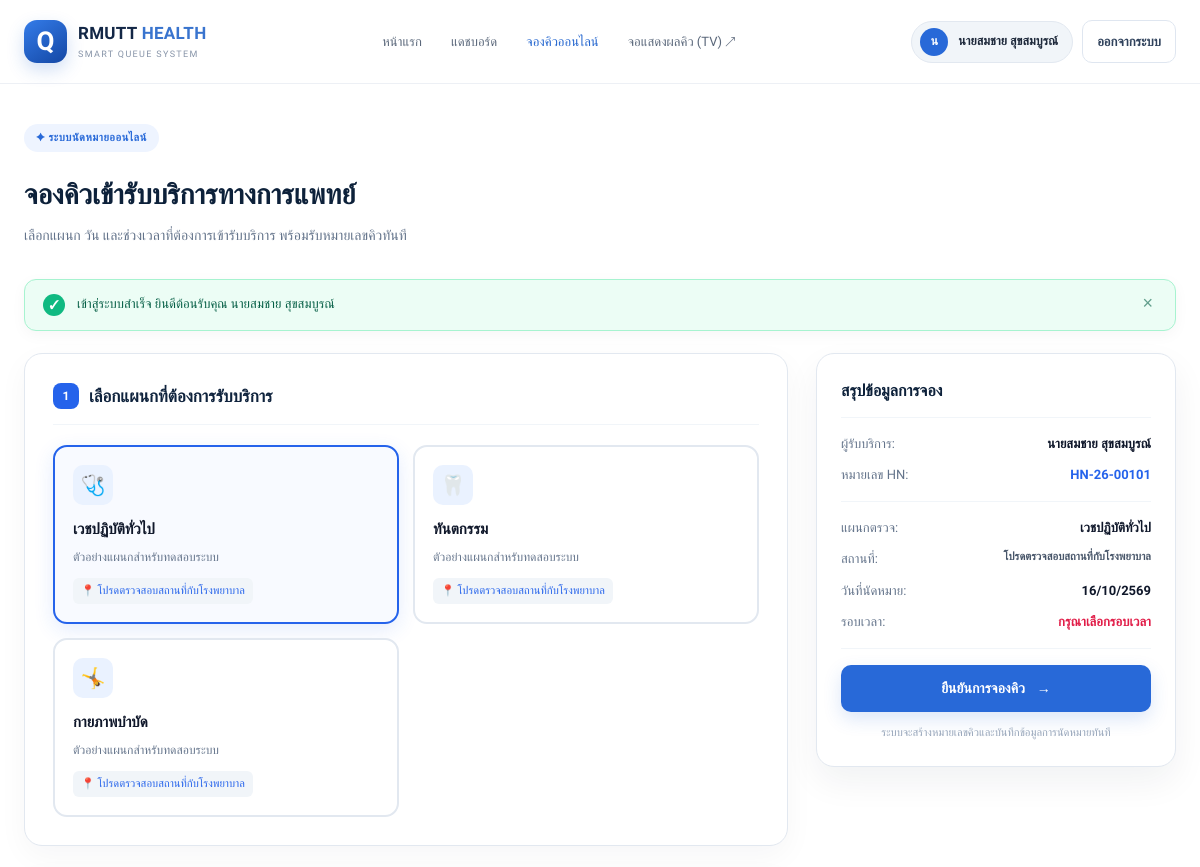
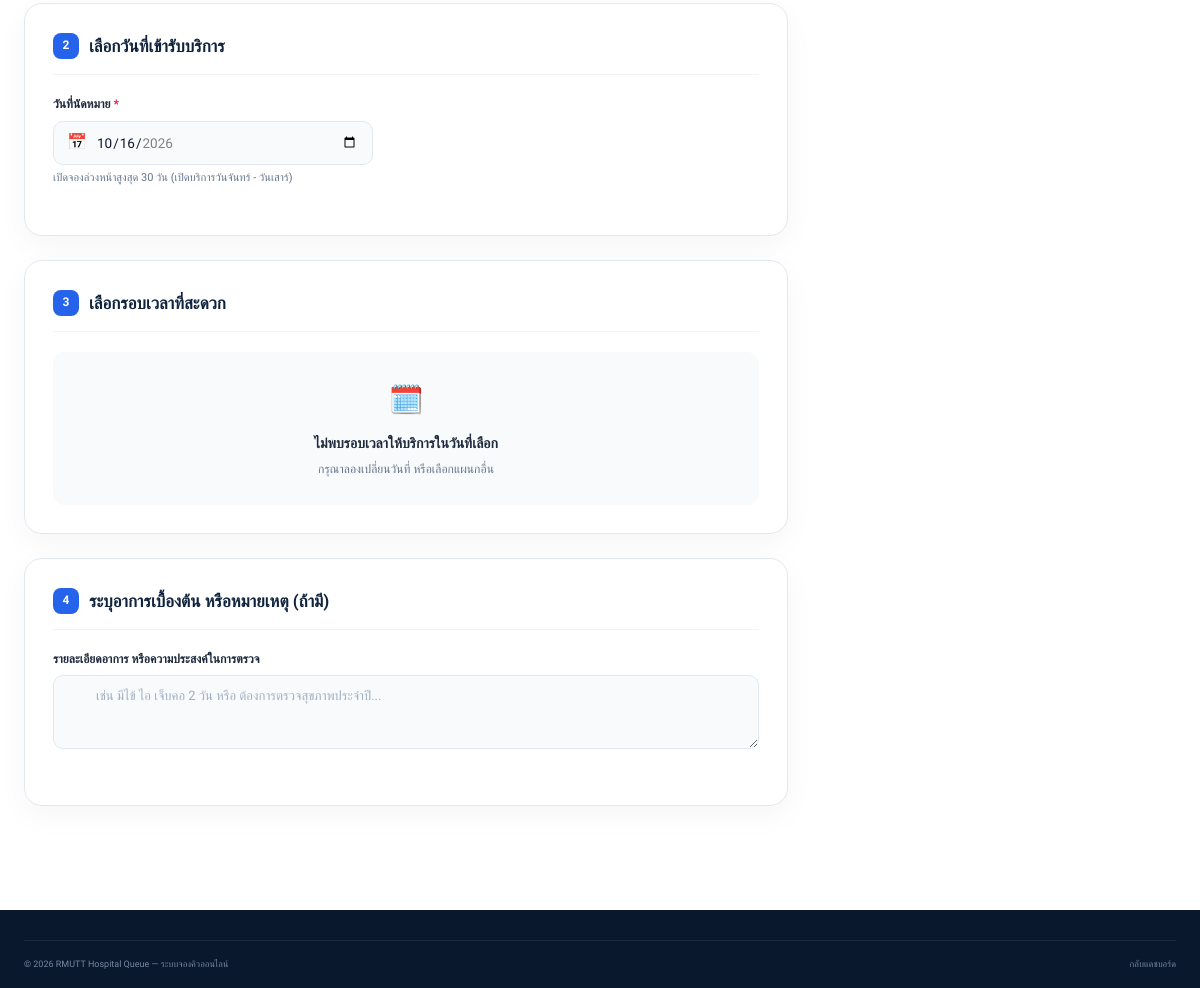
The app's page /book.php (signed in) with its own data (2 pictures, top to bottom).
### tables this page shows
CREATE TABLE IF NOT EXISTS departments (
  id BIGINT UNSIGNED AUTO_INCREMENT PRIMARY KEY,
  name VARCHAR(150) NOT NULL,
  description TEXT NULL,
  location_label VARCHAR(190) NULL,
  is_open_for_booking TINYINT(1) NOT NULL DEFAULT 1,
  created_at TIMESTAMP NOT NULL DEFAULT CURRENT_TIMESTAMP
);

### book.php (the view, shortened to what this page needs)
<?php
require_once __DIR__ . '/config/database.php';
require_once __DIR__ . '/includes/auth.php';
$user = current_user();
$selectedDate = trim($_GET['date'] ?? ($_POST['date'] ?? date('Y-m-d')));
$notes = trim($_POST['notes'] ?? '');
try {
    $departments = $pdo->query("
        SELECT id, name, description, location_label
        FROM departments
        WHERE is_open_for_booking = 1
        ORDER BY id ASC
    ")->fetchAll();
} catch (PDOException $e) {
    $departments = [];
}
?>
<!DOCTYPE html>
<html lang="th">
<head>
  <link rel="stylesheet" href="assets/css/style.css">
  <link rel="stylesheet" href="assets/css/auth.css">
  <link rel="stylesheet" href="assets/css/queue.css">
</head>
<body>
  <header class="site-header">
    <div class="container nav-wrap">
      <a class="brand" href="index.php">
        <div class="brand-mark"><span>Q</span></div>
        <div class="brand-copy">
          <strong>RMUTT <span>HEALTH</span></strong>
          <small>SMART QUEUE SYSTEM</small>
        </div>
      </a>
      <nav class="main-nav" id="mainNav">
        <a href="index.php">หน้าแรก</a>
        <a href="dashboard.php">แดชบอร์ด</a>
        <a class="active" href="book.php">จองคิวออนไลน์</a>
        <a href="queue_display.php" target="_blank">จอแสดงผลคิว (TV) ↗</a>
      </nav>
      <div class="nav-actions">
        <a href="dashboard.php" class="user-menu-pill">
          <span class="user-menu-avatar"><?= htmlspecialchars(mb_substr($user['full_name'], 0, 1, 'UTF-8')) ?></span>
          <span><?= htmlspecialchars($user['full_name']) ?></span>
        </a>
        <a href="logout.php" class="btn btn-ghost btn-small">ออกจากระบบ</a>
      </div>
    </div>
  </header>
  <main class="booking-container">
    <div class="container">
      <div class="booking-header">
        <span class="auth-card-badge">✦ ระบบนัดหมายออนไลน์</span>
        <h1>จองคิวเข้ารับบริการทางการแพทย์</h1>
        <p>เลือกแผนก วัน และช่วงเวลาที่ต้องการเข้ารับบริการ พร้อมรับหมายเลขคิวทันที</p>
      </div>
      <?= render_flash() ?>
      <form action="book.php" method="POST" id="bookingForm">
        <div class="booking-grid">
          <div class="booking-steps-col">
            <div class="booking-card">
              <h2 class="booking-card-title">
                <span class="step-badge">1</span>
                <span>เลือกแผนกที่ต้องการรับบริการ</span>
              </h2>
              <div class="dept-grid">
                <?php foreach ($departments as $dept): ?>
                  <label class="dept-card-label">
                    <div class="dept-card-inner">
                      <div class="dept-icon">
                        <?php
                          if (str_contains($dept['name'], 'ทันต')) echo '🦷';
                          elseif (str_contains($dept['name'], 'กายภาพ')) echo '🤸';
                          elseif (str_contains($dept['name'], 'ตา') || str_contains($dept['name'], 'จักษุ')) echo '👁️';
                          else echo '🩺';
                        ?>
                      </div>
                      <strong><?= htmlspecialchars($dept['name']) ?></strong>
                      <p><?= htmlspecialchars($dept['description'] ?? 'บริการตรวจและรักษา') ?></p>
                      <span class="dept-location">📍 <?= htmlspecialchars($dept['location_label'] ?? 'จุดตรวจบริการ') ?></span>
                    </div>
                  </label>
                <?php endforeach; ?>
              </div>
            </div>
            <div class="booking-card">
              <h2 class="booking-card-title">
                <span class="step-badge">2</span>
                <span>เลือกวันที่เข้ารับบริการ</span>
              </h2>
              <div class="form-group" style="max-width: 320px;">
                <label class="form-label" for="bookingDate">วันที่นัดหมาย <span class="required">*</span></label>
                <div class="input-wrapper">
                  <span class="input-icon">📅</span>
                  <input type="date" id="bookingDate" name="date" class="form-control"
                         value="<?= htmlspecialchars($selectedDate) ?>"
                         min="<?= date('Y-m-d') ?>"
                         max="<?= date('Y-m-d', strtotime('+30 days')) ?>"
                         onchange="handleDateChange(this.value)" required>
                </div>
                <small style="color: #64748b; font-size: 11px; margin-top: 4px; display: block;">
                  เปิดจองล่วงหน้าสูงสุด 30 วัน (เปิดบริการวันจันทร์ - วันเสาร์)
                </small>
              </div>
            </div>
            <div class="booking-card">
              <h2 class="booking-card-title">
                <span class="step-badge">3</span>
                <span>เลือกรอบเวลาที่สะดวก</span>
              </h2>
              <div id="noSlotsMessage" style="display:none; padding: 25px; text-align: center; color: #64748b; background: #f8fafc; border-radius: 12px;">
                <div style="font-size: 28px; margin-bottom: 8px;">🗓️</div>
                <strong style="color: #1e293b; font-size: 14px;">ไม่พบรอบเวลาให้บริการในวันที่เลือก</strong>
                <p style="font-size: 12px; margin: 4px 0 0;">กรุณาลองเปลี่ยนวันที่ หรือเลือกแผนกอื่น</p>
              </div>
            </div>
            <div class="booking-card">
              <h2 class="booking-card-title">
                <span class="step-badge">4</span>
                <span>ระบุอาการเบื้องต้น หรือหมายเหตุ (ถ้ามี)</span>
              </h2>
              <div class="form-group">
                <label class="form-label" for="notes">รายละเอียดอาการ หรือความประสงค์ในการตรวจ</label>
                <textarea id="notes" name="notes" class="form-control" rows="3"
                          placeholder="เช่น มีไข้ ไอ เจ็บคอ 2 วัน หรือ ต้องการตรวจสุขภาพประจำปี..."><?= htmlspecialchars($notes) ?></textarea>
              </div>
            </div>
          </div>
          <div class="booking-summary-col">
            <div class="booking-summary-card">
              <h3 class="summary-title">สรุปข้อมูลการจอง</h3>
              <div class="summary-line">
                <span class="summary-label">ผู้รับบริการ:</span>
                <span class="summary-value"><?= htmlspecialchars($user['full_name']) ?></span>
              </div>
              <div class="summary-line">
                <span class="summary-label">หมายเลข HN:</span>
                <span class="summary-value" style="color:#2563eb;"><?= htmlspecialchars($user['patient_number'] ?? 'จะออกให้อัตโนมัติ') ?></span>
              </div>
              <div class="summary-divider"></div>
              <div class="summary-line">
                <span class="summary-label">แผนกตรวจ:</span>
                <span class="summary-value" id="summaryDept">—</span>
              </div>
              <div class="summary-line">
                <span class="summary-label">สถานที่:</span>
                <span class="summary-value" id="summaryLoc" style="font-size:11px; color:#475569;">—</span>
              </div>
              <div class="summary-line">
                <span class="summary-label">วันที่นัดหมาย:</span>
                <span class="summary-value" id="summaryDate">—</span>
              </div>
              <div class="summary-line">
                <span class="summary-label">รอบเวลา:</span>
                <span class="summary-value" id="summaryTime" style="color: #16a34a;">กรุณาเลือกรอบเวลา</span>
              </div>
              <div class="summary-divider"></div>
              <button type="submit" id="btnSubmitBooking" class="btn btn-primary" style="width: 100%; padding: 14px; font-size: 14px;" disabled>
                ยืนยันการจองคิว <span>→</span>
              </button>
              <p style="font-size: 11px; color: #94a3b8; text-align: center; margin: 12px 0 0;">
                ระบบจะสร้างหมายเลขคิวและบันทึกข้อมูลการนัดหมายทันที
              </p>
            </div>
          </div>
        </div>
      </form>
    </div>
  </main>
  <footer class="site-footer">
    <div class="container footer-bottom">
      <span>© <?= date('Y') ?> RMUTT Hospital Queue — ระบบจองคิวออนไลน์</span>
      <a href="dashboard.php" style="color: inherit;">กลับแดชบอร์ด</a>
    </div>
  </footer>
</body>
</html>

### assets/css/style.css (style rules this page uses)
:root { --navy: #0b1d36; --navy-2: #102b50; --blue: #2869d8; --blue-light: #eaf2ff; --ink: #15243a; --muted: #718096; --line: #e6ebf2; --surface: #f6f8fc; --white: #fff; --green: #19a779; --radius: 20px; --shadow: 0 24px 70px rgba(10, 29, 57, .13) }
* { box-sizing: border-box }
html { scroll-behavior: smooth; scroll-padding-top: 90px }
body { margin: 0; font-family: "IBM Plex Sans Thai", sans-serif; color: var(--ink); background: #fff; font-size: 15px; line-height: 1.65 }
a { color: inherit; text-decoration: none }
.container { width: min(1160px, calc(100% - 48px)); margin-inline: auto }
.site-header { height: 84px; background: rgba(255, 255, 255, .96); border-bottom: 1px solid #edf0f5; position: sticky; top: 0; z-index: 20; backdrop-filter: blur(16px) }
.nav-wrap { height: 100%; display: flex; align-items: center; justify-content: space-between; gap: 28px }
.brand { display: flex; align-items: center; gap: 11px; flex-shrink: 0 }
.brand-mark { width: 43px; height: 43px; background: linear-gradient(145deg, #347ce9, #1447a4); color: #fff; border-radius: 13px; display: grid; place-items: center; box-shadow: 0 7px 17px #2466cf35; font-size: 26px; font-weight: 700 }
.brand-copy { display: flex; flex-direction: column; line-height: 1.2 }
.brand-copy strong { font-size: 17px; letter-spacing: .3px; color: #132746 }
.brand-copy strong span { color: #3974ce }
.brand-copy small { font-size: 9px; letter-spacing: 1.35px; color: #8794a8; margin-top: 5px }
.main-nav { display: flex; align-items: center; gap: 29px; font-size: 13px; color: #5b687b }
.main-nav a { transition: color .2s }
.main-nav a:hover, .main-nav a.active { color: #2466cf }
.nav-actions { display: flex; align-items: center; gap: 9px }
.btn { display: inline-flex; align-items: center; justify-content: center; gap: 12px; border: 1px solid transparent; border-radius: 10px; padding: 10px 17px; font-family: inherit; font-size: 13px; font-weight: 600; transition: transform .2s, background .2s, border-color .2s; cursor: pointer }
.btn-primary { background: var(--blue); color: #fff; box-shadow: 0 7px 18px #2869d82b }
.btn-ghost { border-color: #dfe6f0; color: #30425c; background: #fff }
.btn-small { padding: 10px 14px }
.site-footer { background: #09182c; color: #fff; padding-top: 30px }
.footer-bottom { display: flex; justify-content: space-between; gap: 20px; border-top: 1px solid #ffffff16; padding: 16px 0; color: #7589a3; font-size: 9px }

### assets/css/auth.css (style rules this page uses)
.auth-card-badge { display: inline-flex; align-items: center; gap: 6px; background: #eef4ff; color: #2869d8; font-size: 11px; font-weight: 700; letter-spacing: 0.5px; padding: 5px 12px; border-radius: 100px; margin-bottom: 12px; }
.form-group { margin-bottom: 20px; }
.form-label { display: block; font-size: 12px; font-weight: 600; color: #1e293b; margin-bottom: 6px; }
.form-label .required { color: #e11d48; }
.input-wrapper { position: relative; display: flex; align-items: center; }
.input-icon { position: absolute; left: 14px; color: #94a3b8; font-size: 16px; pointer-events: none; display: grid; place-items: center; }
.form-control { width: 100%; padding: 12px 14px 12px 42px; font-family: inherit; font-size: 13.5px; color: #0f172a; background: #f8fafc; border: 1.5px solid #e2e8f0; border-radius: 10px; transition: all 0.2s ease; outline: none; }
.form-control::placeholder { color: #a0aec0; font-size: 13px; }
.user-menu-pill { display: flex; align-items: center; gap: 10px; background: #f1f5f9; border: 1px solid #e2e8f0; padding: 6px 14px 6px 8px; border-radius: 100px; font-size: 12.5px; font-weight: 600; color: #1e293b; text-decoration: none; transition: all 0.2s; }
.user-menu-avatar { width: 28px; height: 28px; border-radius: 50%; background: #2869d8; color: #fff; display: grid; place-items: center; font-size: 12px; font-weight: 700; }

### records on screen
departments: name "เวชปฏิบัติทั่วไป", description "ตัวอย่างแผนกสำหรับทดสอบระบบ", location_label "โปรดตรวจสอบสถานที่กับโรงพยาบาล"
departments: name "ทันตกรรม", description "ตัวอย่างแผนกสำหรับทดสอบระบบ", location_label "โปรดตรวจสอบสถานที่กับโรงพยาบาล"
departments: name "กายภาพบำบัด", description "ตัวอย่างแผนกสำหรับทดสอบระบบ", location_label "โปรดตรวจสอบสถานที่กับโรงพยาบาล"

### other values on screen
mb_substr($user['full_name'], 0, 1, 'UTF-8') "น"
$user['full_name'] "นายสมชาย สุขสมบูรณ์"
$icon "✓"
$message "เข้าสู่ระบบสำเร็จ ยินดีต้อนรับคุณ นายสมชาย สุขสมบูรณ์"
$user['patient_number'] "HN-26-00101"
